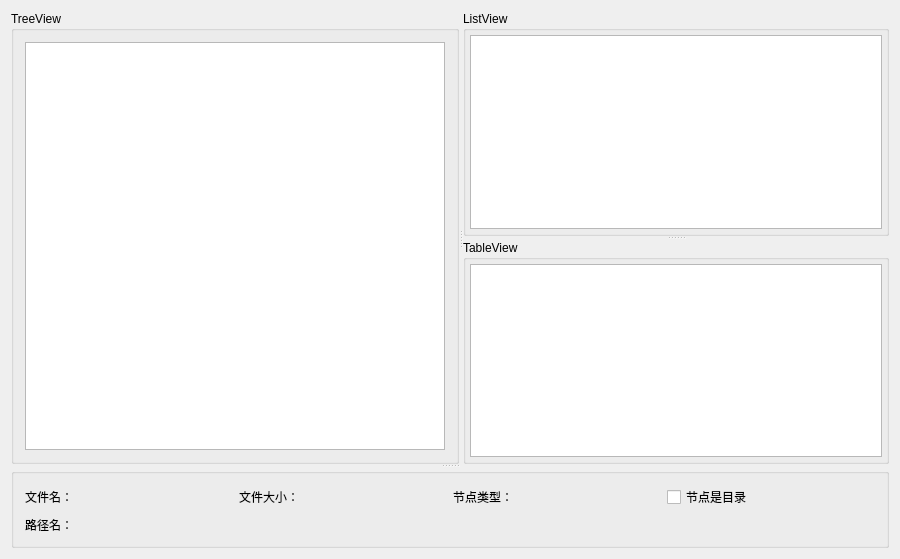
<?xml version="1.0" encoding="UTF-8"?>
<ui version="4.0">
 <class>MainWindow</class>
 <widget class="QMainWindow" name="MainWindow">
  <property name="geometry">
   <rect>
    <x>0</x>
    <y>0</y>
    <width>900</width>
    <height>559</height>
   </rect>
  </property>
  <property name="windowTitle">
   <string>文件系统Model/View</string>
  </property>
  <widget class="QWidget" name="centralWidget">
   <layout class="QGridLayout" name="gridLayout_3">
    <item row="0" column="0">
     <widget class="QSplitter" name="splitter_3">
      <property name="orientation">
       <enum>Qt::Vertical</enum>
      </property>
      <property name="childrenCollapsible">
       <bool>true</bool>
      </property>
      <widget class="QSplitter" name="splitter_2">
       <property name="orientation">
        <enum>Qt::Horizontal</enum>
       </property>
       <widget class="QGroupBox" name="groupBox_3">
        <property name="title">
         <string>TreeView</string>
        </property>
        <layout class="QGridLayout" name="gridLayout">
         <item row="0" column="0">
          <widget class="QTreeView" name="treeView"/>
         </item>
        </layout>
       </widget>
       <widget class="QSplitter" name="splitter">
        <property name="orientation">
         <enum>Qt::Vertical</enum>
        </property>
        <widget class="QGroupBox" name="groupBox">
         <property name="title">
          <string>ListView</string>
         </property>
         <layout class="QVBoxLayout" name="verticalLayout">
          <property name="spacing">
           <number>4</number>
          </property>
          <property name="leftMargin">
           <number>4</number>
          </property>
          <property name="topMargin">
           <number>4</number>
          </property>
          <property name="rightMargin">
           <number>4</number>
          </property>
          <property name="bottomMargin">
           <number>4</number>
          </property>
          <item>
           <widget class="QListView" name="listView"/>
          </item>
         </layout>
        </widget>
        <widget class="QGroupBox" name="groupBox_2">
         <property name="title">
          <string>TableView</string>
         </property>
         <layout class="QVBoxLayout" name="verticalLayout_2">
          <property name="spacing">
           <number>3</number>
          </property>
          <property name="leftMargin">
           <number>4</number>
          </property>
          <property name="topMargin">
           <number>4</number>
          </property>
          <property name="rightMargin">
           <number>4</number>
          </property>
          <property name="bottomMargin">
           <number>4</number>
          </property>
          <item>
           <widget class="QTableView" name="tableView"/>
          </item>
         </layout>
        </widget>
       </widget>
      </widget>
      <widget class="QGroupBox" name="groupBox_4">
       <property name="title">
        <string/>
       </property>
       <layout class="QGridLayout" name="gridLayout_2">
        <item row="0" column="0">
         <layout class="QHBoxLayout" name="horizontalLayout">
          <item>
           <widget class="QLabel" name="LabFileName">
            <property name="text">
             <string>文件名：</string>
            </property>
           </widget>
          </item>
          <item>
           <widget class="QLabel" name="LabFileSize">
            <property name="text">
             <string>文件大小：</string>
            </property>
           </widget>
          </item>
          <item>
           <widget class="QLabel" name="LabType">
            <property name="text">
             <string>节点类型：</string>
            </property>
           </widget>
          </item>
          <item>
           <widget class="QCheckBox" name="chkIsDir">
            <property name="text">
             <string>节点是目录</string>
            </property>
           </widget>
          </item>
         </layout>
        </item>
        <item row="1" column="0">
         <widget class="QLabel" name="LabPath">
          <property name="text">
           <string>路径名：</string>
          </property>
         </widget>
        </item>
       </layout>
      </widget>
     </widget>
    </item>
   </layout>
  </widget>
  <widget class="QMenuBar" name="menuBar">
   <property name="geometry">
    <rect>
     <x>0</x>
     <y>0</y>
     <width>900</width>
     <height>26</height>
    </rect>
   </property>
  </widget>
 </widget>
 <layoutdefault spacing="6" margin="11"/>
 <resources/>
 <connections/>
</ui>
